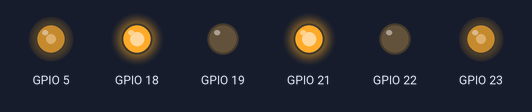
This sketch was run on a simulated ESP32. Shown: output pins drawn as LEDs (lit = HIGH).

Above: at 0.05 s.
At 1.95 s:
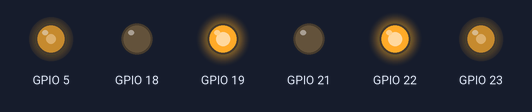
Timing chart, 0 to 3.0 s (numbered marks = the images above):
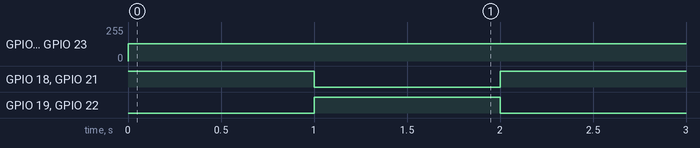

The sketch:

motores.ino
```cpp
// 13-03.25 comienzoa hacer cambios

class Motor {
public:
    Motor(int in1, int in2, int en, int channel) : IN1(in1), IN2(in2), EN(en), channel(channel) {
        pinMode(IN1, OUTPUT);
        pinMode(IN2, OUTPUT);
        pinMode(EN, OUTPUT);
        ledcSetup(channel, 100, 8); // Canal PWM a 1kHz, 8-bit
        ledcAttachPin(EN, channel);
    }

    void setSpeed(int speed, bool forward) {
        digitalWrite(IN1, forward ? HIGH : LOW);
        digitalWrite(IN2, forward ? LOW : HIGH);
        ledcWrite(channel, speed);
    }

private:
    int IN1, IN2, EN, channel;
};

Motor motorA(18, 19, 5, 0);  // GPIO 18, 19, 5 para ESP32
Motor motorB(21, 22, 23, 1); // GPIO 21, 22, 23 para ESP32

void setup() {
    // Inicialización automática en constructor de Motor
}

void loop() {
    // Mover motores adelante a velocidad media durante 1 segundo
    motorA.setSpeed(128, true);
    motorB.setSpeed(128, true);
    delay(1000);

    // Mover motores atrás a velocidad media durante 1 segundo
    motorA.setSpeed(128, false);
    motorB.setSpeed(128, false);
    delay(1000);
}
```

Measured:
- by itself, GPIO 5, GPIO 23: 0/255 → 128/255 at 0.00 s
- by itself, GPIO 18, GPIO 19, GPIO 21, GPIO 22: alternates HIGH for 1.0 s and LOW for 1.0 s
